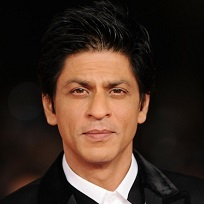
#> input picture images/srk1.jpg, 204 x 204 px, given in place of srk1.jfif, which was not available
$ python img_enc.py
#> lines starting #> are read from the running program, lines starting #| are printed output that depends on the picture; after the words box and inside, x2 and y2 are one past the last pixel; in counts of white or black regions, pixels touching at a corner belong together; pictures that were not available may be replaced by others from this repository, and a replacement may not be noted
import cv2

image = cv2.imread("srk1.jfif")
#> image is the input picture: shape (204, 204, 3); mean B, G, R 36.1, 46.2, 64.2
gray = cv2.cvtColor(image, cv2.COLOR_BGR2GRAY)
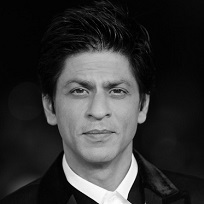
#> gray: shape (204, 204); min 0, max 255, mean 50.4
faceCascade = cv2.CascadeClassifier(cv2.data.haarcascades + "haarcascade_frontalface_default.xml")
faces = faceCascade.detectMultiScale(
    gray,
    scaleFactor=1.3,
    minNeighbors=3,
    minSize=(30, 30)
)
#> faces = [[41, 47, 114, 114]]

for (x, y, w, h) in faces:
    cv2.rectangle(image, (x, y), (x + w, y + h), (0, 255, 0), 2)
#> this loop made 1 pass
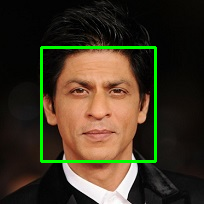
#> image: shape (204, 204, 3); 3.28% of pixels changed, all inside (x1, y1, x2, y2) = (40, 46, 157, 163)

cv2.imwrite('faces_detected.jpg', image)

for (x, y, w, h) in faces:
    cv2.rectangle(image, (x, y), (x + w, y + h), (0, 255, 0), 2)
    roi_color = image[y:y + h, x:x + w]
    cv2.imwrite('croped_face.jpg', roi_color)
#> this loop made 1 pass
#> pass 1, `roi_color = image[y:y + h, x:x + w]`:
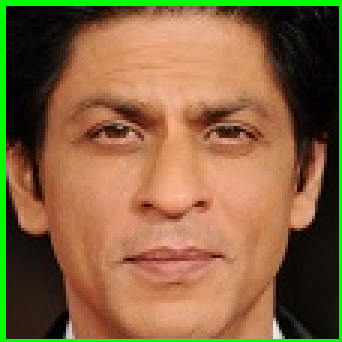
#> roi_color: shape (114, 114, 3) (shown 3 times larger); mean B, G, R 63.3, 101.5, 133.6
